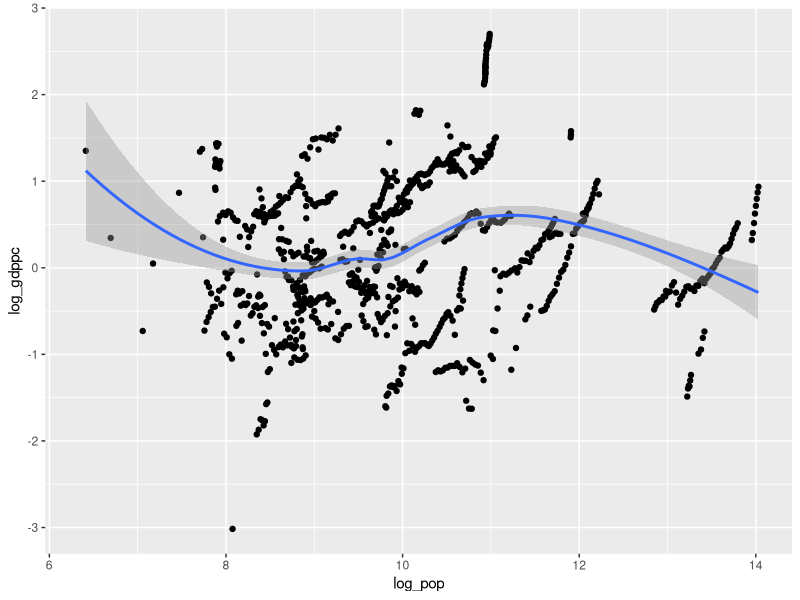
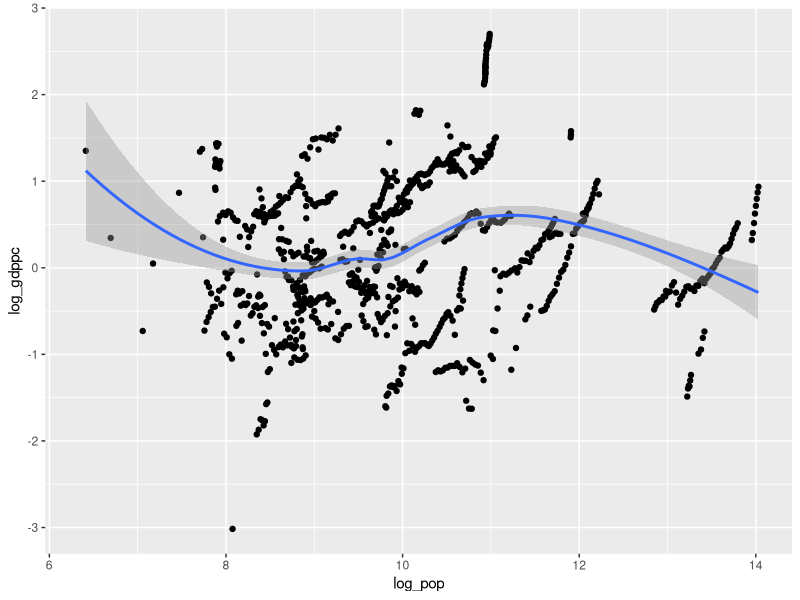
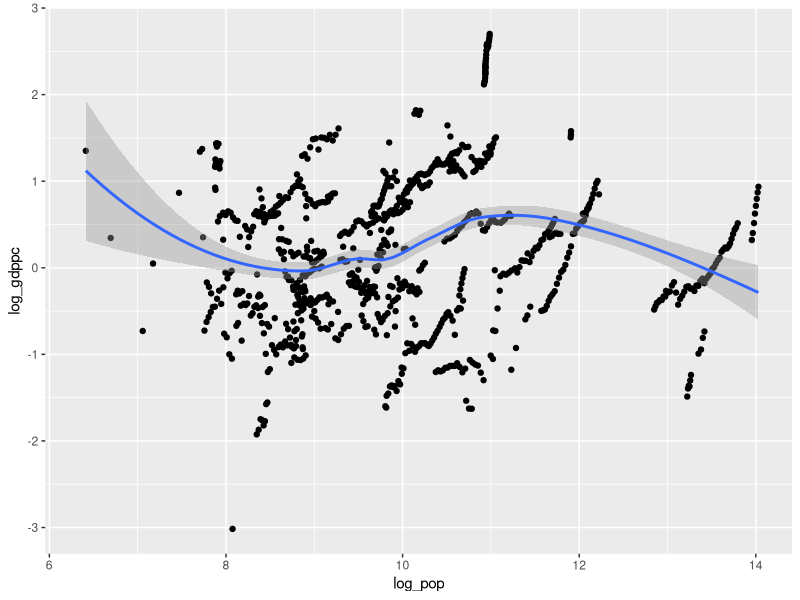

The R script that drew these images, in order:
## ---- chunk 1
knitr::opts_chunk$set(echo = TRUE)

# You can quietly load in your data and packages in the setup chunk - don't forget this step, even if you've already loaded your data/packages in your regular RStudio session! 
cw <- read.csv("fearon03.csv")
library(dplyr)
library(ggplot2)
## ---- chunk 2
summary(cw$polity2)
## ---- chunk 3
library(dplyr)

cw <- read.csv("fearon03.csv")

war <- cw %>%
  filter(war == 1) #filter only countries at war

mean(war$gdppc, na.rm = T) #mean of the GDPpc of countries at war
## ---- chunk 4
cw_alt <- cw %>%
  filter(war == 1) %>%
  mutate(log_gdppc = log(gdppc),
         log_pop = log(pop))

mean(cw_alt$log_gdppc, na.rm = TRUE)

## ---- chunk 5
cw_alt <- cw %>%
  filter(war == 1) %>%
  mutate(log_gdppc = log(gdppc),
         log_pop = log(pop))

mean(cw_alt$log_gdppc, na.rm = TRUE)
## ---- chunk 6
#quick review of ggplot
cwplot <- ggplot(data = cw_alt, mapping = aes(log_pop, log_gdppc)) #set the mapping parameters for our plot

cwplot +
  geom_point() + #tell it how we want to plot the data - here we want a scatter plot
  geom_smooth() #we can add different plotting methods (with the same axes) to one plot - here we want a fitted curve
## ---- chunk 7

cwplot <- ggplot(data = cw_alt, mapping = aes(log_pop, log_gdppc))

cwplot +
  geom_point() + 
  geom_smooth()

## ---- chunk 8
cwplot <- ggplot(data = cw_alt, mapping = aes(log_pop, log_gdppc)) 

cwplot +
  geom_point() + 
  geom_smooth() 
## ---- chunk 9
library(dplyr)

cw <- read.csv("fearon03.csv")

war <- cw %>%
  filter(war == 1) #filter only countries at war

mean(war$gdppc, na.rm = T) #mean of the GDPpc of countries at war

## ---- chunk 10
library(dplyr)

cw <- read.csv("fearon03.csv")

war <- cw %>%
  filter(war == 1) #filter only countries at war

mean(war$gdppc, na.rm = T) #mean of the GDPpc of countries at war

## ---- chunk 11

n <- 10
print(1:n)

for(i in 1:n) {
  cat("i=", i, "\n") #print to the console \n is a line break
  the_cube <- i^3 #each time we assign a new value to the_square
  cat(i, "cubed is:", the_cube, "\n\n")
}

## ---- chunk 12
n <- 10
for(foo in 1:n) {
  cat("i=", foo, "\n") #\n is a line break
  cubed <- foo^3 #each time we assign a new value to squared
  cat(foo, "cubed is:", cubed, "\n\n")
}

## ---- chunk 13

all_countries <- unique(as.character(cw_alt$country)) #we want the country name not the factor level

first_last_year <- data.frame(matrix(NA,
                                     nrow =length(unique(all_countries)), #number of rows
                                     ncol = 3)) #number of columns

names(first_last_year) <- c("country", "first_year", "last_year") #set the names of the columns

## ---- chunk 14
for(i in 1:length(all_countries)) { 
  cat(all_countries[i], "\n") # see where we are in the process
  
  first_last_year$country[i] <- all_countries[i] #set the value for "country" in the new df
  
  one_country_only <- filter(cw_alt, country == all_countries[i]) #filter only the data associated with the country
  
  first_last_year$first_year[i] <- min(one_country_only$year) #set the value for the earliest year for the country
  first_last_year$last_year[i] <-  max(one_country_only$year) #set the value for the latest year for the country
}

head(first_last_year)
## ---- chunk 15

cw_1990 <- filter(cw,
             year == 1990)

all_regions <- unique(as.character(cw_1990$region)) #we want the country name not the factor level

min_max_population <- data.frame(matrix(NA,
                                        nrow =length(unique(all_regions)),
                                        ncol = 3))

names(min_max_population) <- c("region", "max_pop", "min_pop")


for(i in 1:length(all_regions)) { 
  cat(all_regions[i], "\n") # see where we are in the process
  
  min_max_population$region[i] <- all_regions[i]
  
  one_region_only <- filter(cw, region == all_regions[i])
  
  min_max_population$max_pop[i] <- max(one_region_only$pop, na.rm = T)
  min_max_population$min_pop[i] <-  min(one_region_only$pop, na.rm = T)
}

head(min_max_population)


